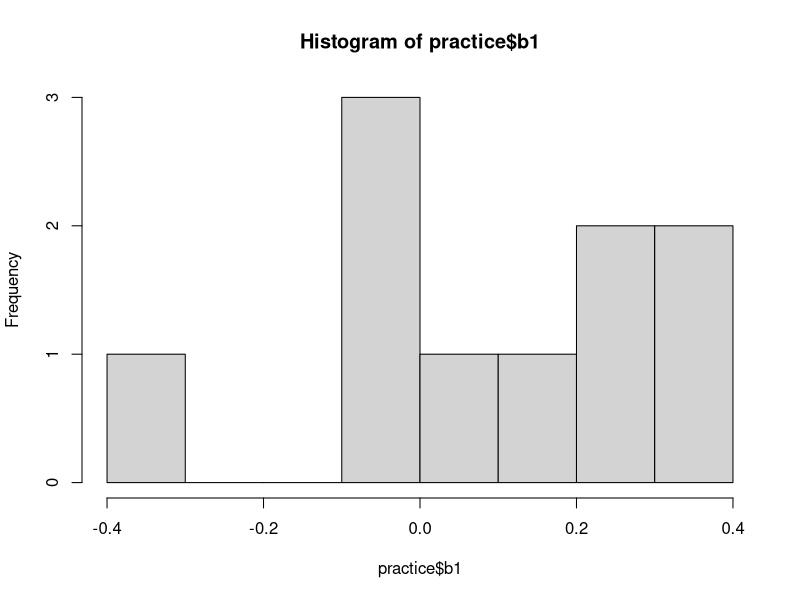

R code for this plot:
#Bootstrapping: read something formal

n=1000
size=1
X1 <- runif(n, min=0, max=1)
B0 <- 1
B1 <- .1
Y <- rbinom(n=n, size=size, prob=(exp(B0+B1*X1)/(1+(exp(B0+B1*X1))))) 
df <- data.frame(x=X1,y=Y)

summary(glm(y~x, data=df, family=binomial)) #Generate data, and then run a glm


boot <- function(x){
  new <- df[sample(nrow(df), replace=T),]  #sample from your data with replacement
  int<- summary(glm(y~x, family = binomial, data=new))$coefficient[1]
  b1<- summary(glm(y~x, family = binomial, data=new))$coefficient[2]
  d <- data.frame(int,b1)
  return(d)
}


summary(glm(y~x, data=df, family=binomial))


practice <- do.call(rbind, lapply(1:10, function(x) boot()))

mean(practice$b1) #should be equivalent to the glm output's estimate
hist(practice$b1) #significant estimates should not overlap zero

#95CI

quantile(x=practice$b1,probs=c(.025,.975)) #includes 0, so point estimate is not significant
